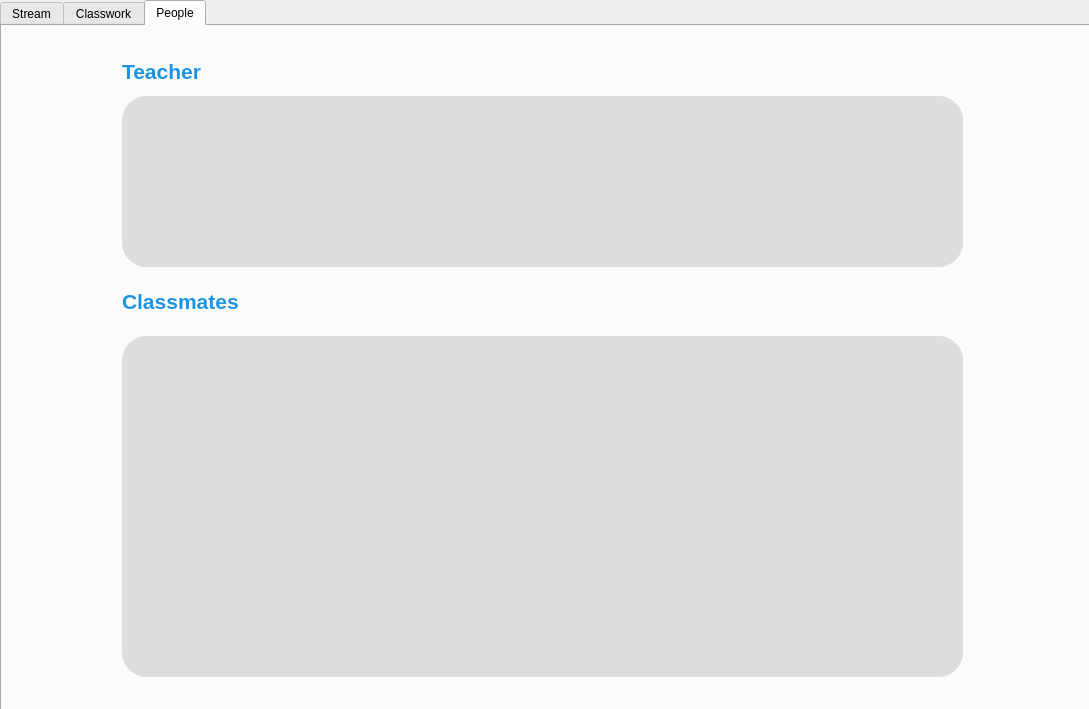
<?xml version="1.0" encoding="UTF-8"?>
<ui version="4.0">
 <class>Frame</class>
 <widget class="QFrame" name="Frame">
  <property name="geometry">
   <rect>
    <x>0</x>
    <y>0</y>
    <width>1089</width>
    <height>709</height>
   </rect>
  </property>
  <property name="minimumSize">
   <size>
    <width>1089</width>
    <height>709</height>
   </size>
  </property>
  <property name="maximumSize">
   <size>
    <width>1089</width>
    <height>709</height>
   </size>
  </property>
  <property name="windowTitle">
   <string>Frame</string>
  </property>
  <widget class="QTabWidget" name="tabWidget">
   <property name="geometry">
    <rect>
     <x>0</x>
     <y>0</y>
     <width>1091</width>
     <height>711</height>
    </rect>
   </property>
   <property name="currentIndex">
    <number>2</number>
   </property>
   <widget class="QWidget" name="tab">
    <attribute name="title">
     <string>Stream</string>
    </attribute>
    <widget class="QWidget" name="widget" native="true">
     <property name="geometry">
      <rect>
       <x>60</x>
       <y>30</y>
       <width>961</width>
       <height>211</height>
      </rect>
     </property>
     <property name="styleSheet">
      <string notr="true">background-color: rgb(27, 147, 227);
border-radius: 25px;</string>
     </property>
     <widget class="QLabel" name="label_6">
      <property name="geometry">
       <rect>
        <x>90</x>
        <y>30</y>
        <width>521</width>
        <height>51</height>
       </rect>
      </property>
      <property name="text">
       <string>&lt;!DOCTYPE HTML PUBLIC &quot;-//W3C//DTD HTML 4.0//EN&quot; &quot;http://www.w3.org/TR/REC-html40/strict.dtd&quot;&gt;
&lt;html&gt;&lt;head&gt;&lt;meta name=&quot;qrichtext&quot; content=&quot;1&quot; /&gt;&lt;style type=&quot;text/css&quot;&gt;
p, li { white-space: pre-wrap; }
&lt;/style&gt;&lt;/head&gt;&lt;body style=&quot; font-family:'MS Shell Dlg 2'; font-size:8pt; font-weight:400; font-style:normal;&quot;&gt;
&lt;p style=&quot; margin-top:12px; margin-bottom:12px; margin-left:0px; margin-right:0px; -qt-block-indent:0; text-indent:0px;&quot;&gt;&lt;span style=&quot; font-size:28pt; font-weight:600; color:#ffffff;&quot;&gt;SEIT&lt;/span&gt;&lt;/p&gt;&lt;/body&gt;&lt;/html&gt;</string>
      </property>
     </widget>
    </widget>
    <widget class="QScrollArea" name="scrollArea">
     <property name="geometry">
      <rect>
       <x>290</x>
       <y>280</y>
       <width>711</width>
       <height>381</height>
      </rect>
     </property>
     <property name="styleSheet">
      <string notr="true">
background-color: rgb(221, 221, 221);
border-radius: 25px;</string>
     </property>
     <property name="widgetResizable">
      <bool>true</bool>
     </property>
     <widget class="QWidget" name="scrollAreaWidgetContents">
      <property name="geometry">
       <rect>
        <x>0</x>
        <y>0</y>
        <width>711</width>
        <height>381</height>
       </rect>
      </property>
     </widget>
    </widget>
    <widget class="QScrollArea" name="scrollArea_2">
     <property name="geometry">
      <rect>
       <x>60</x>
       <y>280</y>
       <width>211</width>
       <height>271</height>
      </rect>
     </property>
     <property name="styleSheet">
      <string notr="true">
background-color: rgb(221, 221, 221);
border-radius: 25px; </string>
     </property>
     <property name="widgetResizable">
      <bool>true</bool>
     </property>
     <widget class="QWidget" name="scrollAreaWidgetContents_2">
      <property name="geometry">
       <rect>
        <x>0</x>
        <y>0</y>
        <width>211</width>
        <height>271</height>
       </rect>
      </property>
      <widget class="QLabel" name="label_7">
       <property name="geometry">
        <rect>
         <x>30</x>
         <y>20</y>
         <width>161</width>
         <height>41</height>
        </rect>
       </property>
       <property name="text">
        <string>&lt;html&gt;&lt;head/&gt;&lt;body&gt;&lt;p&gt;&lt;span style=&quot; font-size:16pt; font-weight:600; color:#1b93e3;&quot;&gt;Upcoming&lt;/span&gt;&lt;/p&gt;&lt;/body&gt;&lt;/html&gt;</string>
       </property>
      </widget>
     </widget>
    </widget>
   </widget>
   <widget class="QWidget" name="tab_3">
    <attribute name="title">
     <string>Classwork</string>
    </attribute>
    <widget class="QScrollArea" name="scrollArea_5">
     <property name="geometry">
      <rect>
       <x>130</x>
       <y>30</y>
       <width>791</width>
       <height>631</height>
      </rect>
     </property>
     <property name="styleSheet">
      <string notr="true">
background-color: rgb(221, 221, 221);
border-radius: 25px;</string>
     </property>
     <property name="widgetResizable">
      <bool>true</bool>
     </property>
     <widget class="QWidget" name="scrollAreaWidgetContents_5">
      <property name="geometry">
       <rect>
        <x>0</x>
        <y>0</y>
        <width>791</width>
        <height>631</height>
       </rect>
      </property>
     </widget>
    </widget>
   </widget>
   <widget class="QWidget" name="tab_2">
    <attribute name="title">
     <string>People</string>
    </attribute>
    <widget class="QScrollArea" name="scrollArea_6">
     <property name="geometry">
      <rect>
       <x>120</x>
       <y>70</y>
       <width>841</width>
       <height>171</height>
      </rect>
     </property>
     <property name="styleSheet">
      <string notr="true">
background-color: rgb(221, 221, 221);
border-radius: 25px;</string>
     </property>
     <property name="widgetResizable">
      <bool>true</bool>
     </property>
     <widget class="QWidget" name="scrollAreaWidgetContents_6">
      <property name="geometry">
       <rect>
        <x>0</x>
        <y>0</y>
        <width>841</width>
        <height>171</height>
       </rect>
      </property>
     </widget>
    </widget>
    <widget class="QLabel" name="label_10">
     <property name="geometry">
      <rect>
       <x>120</x>
       <y>30</y>
       <width>161</width>
       <height>31</height>
      </rect>
     </property>
     <property name="text">
      <string>&lt;html&gt;&lt;head/&gt;&lt;body&gt;&lt;p&gt;&lt;span style=&quot; font-size:16pt; font-weight:600; color:#1b93e3;&quot;&gt;Teacher&lt;/span&gt;&lt;/p&gt;&lt;/body&gt;&lt;/html&gt;</string>
     </property>
    </widget>
    <widget class="QLabel" name="label_20">
     <property name="geometry">
      <rect>
       <x>120</x>
       <y>260</y>
       <width>161</width>
       <height>31</height>
      </rect>
     </property>
     <property name="text">
      <string>&lt;html&gt;&lt;head/&gt;&lt;body&gt;&lt;p&gt;&lt;span style=&quot; font-size:16pt; font-weight:600; color:#1b93e3;&quot;&gt;Classmates&lt;/span&gt;&lt;/p&gt;&lt;/body&gt;&lt;/html&gt;</string>
     </property>
    </widget>
    <widget class="QScrollArea" name="scrollArea_7">
     <property name="geometry">
      <rect>
       <x>120</x>
       <y>310</y>
       <width>841</width>
       <height>341</height>
      </rect>
     </property>
     <property name="styleSheet">
      <string notr="true">
background-color: rgb(221, 221, 221);
border-radius: 25px;</string>
     </property>
     <property name="widgetResizable">
      <bool>true</bool>
     </property>
     <widget class="QWidget" name="scrollAreaWidgetContents_7">
      <property name="geometry">
       <rect>
        <x>0</x>
        <y>0</y>
        <width>841</width>
        <height>341</height>
       </rect>
      </property>
     </widget>
    </widget>
   </widget>
  </widget>
 </widget>
 <resources/>
 <connections/>
</ui>
